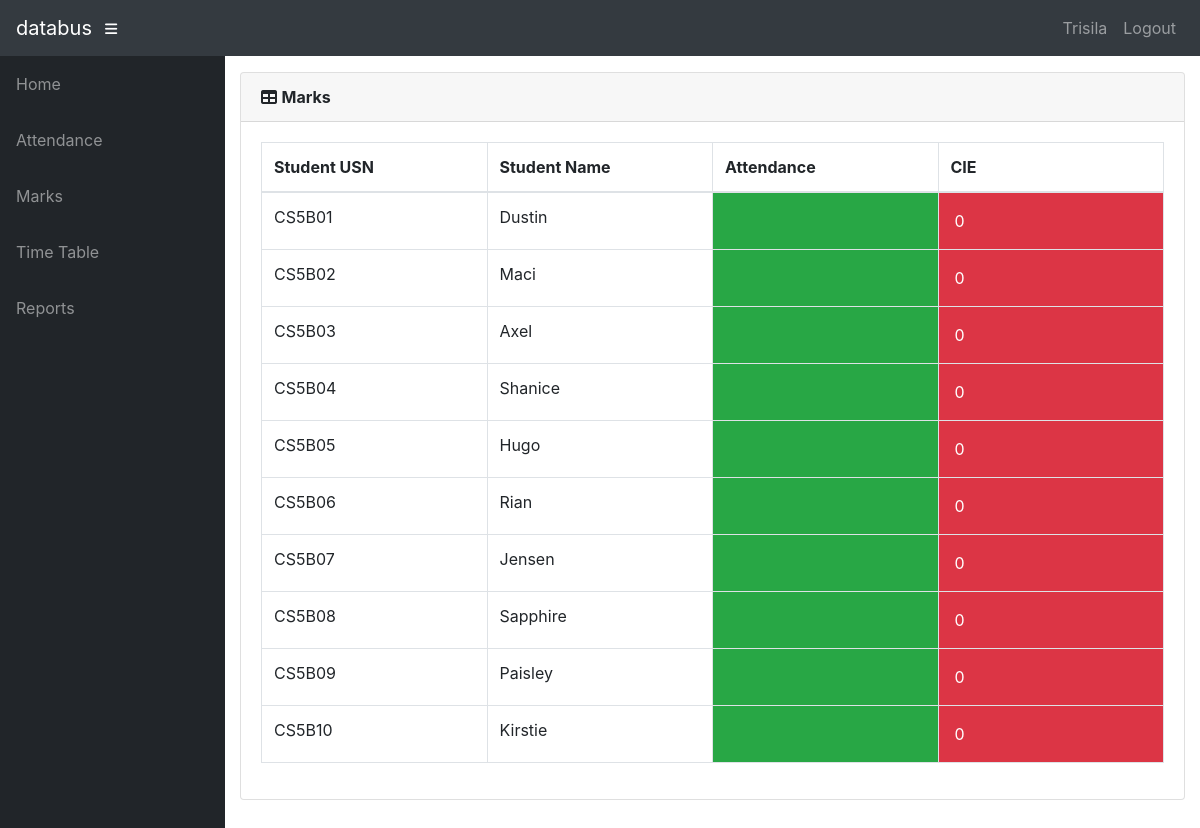
Before: /info/teacher/28/Report/ (signed in) with the older database file.
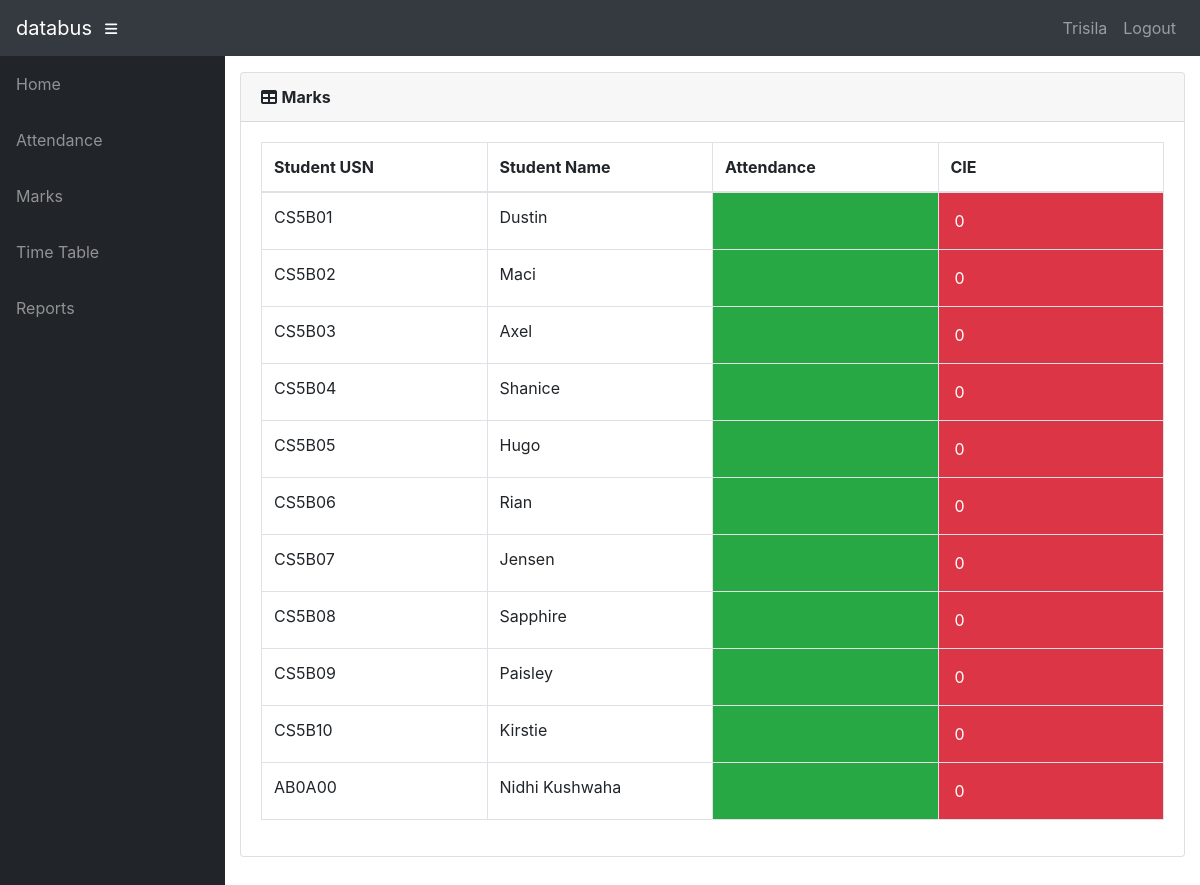
After: the same page with the newer database file.
### info/models.py (models this page shows, shortened)
class StudentCourse(models.Model):
    student = models.ForeignKey(Student, on_delete=models.CASCADE)
    course = models.ForeignKey(Course, on_delete=models.CASCADE)
    class Meta:
        unique_together = (('student', 'course'),)
        verbose_name_plural = 'Marks'
    def get_cie(self):
        marks_list = self.marks_set.all()
        m = []
        for mk in marks_list:
            m.append(mk.marks1)
        cie = math.ceil(sum(m[:5]) / 2)
        return cie
    def get_attendance(self):
        a = AttendanceTotal.objects.get(student=self.student, course=self.course)
        return a.attendance

class Student(models.Model):
    user = models.OneToOneField(User, on_delete=models.CASCADE, null=True)
    class_id = models.ForeignKey(Class, on_delete=models.CASCADE, default=1)
    USN = models.CharField(primary_key='True', max_length=100)
    name = models.CharField(max_length=200)
    sex = models.CharField(max_length=50, choices=sex_choice, default='Male')
    DOB = models.DateField(default='1998-01-01')

class Marks(models.Model):
    studentcourse = models.ForeignKey(StudentCourse, on_delete=models.CASCADE)
    name = models.CharField(max_length=50, choices=test_name, default='Internal test 1')
    marks1 = models.IntegerField(default=0, validators=[MinValueValidator(0), MaxValueValidator(100)])
    class Meta:
        unique_together = (('studentcourse', 'name'),)

### info/views.py (the view)
# urls.py: path('teacher/<int:assign_id>/Report/', views.t_report, name='t_report'),
@login_required()
def t_report(request, assign_id):
    ass = get_object_or_404(Assign, id=assign_id)
    sc_list = []
    for stud in ass.class_id.student_set.all():
        a = StudentCourse.objects.get(student=stud, course=ass.course)
        sc_list.append(a)
    return render(request, 'info/t_report.html', {'sc_list': sc_list})

### info/models.py (called while the page is built)
    @property
    def is_student(self):
        if hasattr(self, 'student'):
            return True
        return False

    @property
    def is_teacher(self):
        if hasattr(self, 'teacher'):
            return True
        return False

### info/templates/info/t_report.html
{% extends 'info/base.html' %}
    {% load static %}
    {% block content %}
                  <div class="card mb-3">
            <div class="card-header">
              <i class="fas fa-table"></i>
            <b>Marks</b></div>
            <div class="card-body">
              <div class="table-responsive">
                <table class="table table-bordered" id="dataTable" width="100%" cellspacing="0">
                  <thead>
                    <tr>
                        <th style="width: 25%">Student USN</th>
                        <th style="width: 25%">Student Name</th>
                        <th style="width: 25%">Attendance</th>
                        <th style="width: 25%">CIE</th>
                  </thead>
                  <tbody>
                    {% for sc in sc_list %}
                    <tr>
                        <td>{{ sc.student_id }}</td>
                        <td>{{ sc.student.name }}</td>
                        {% if sc.get_attendance < 75 %}
                            <td class="p-3 mb-2 bg-danger text-white">{{ sc.get_attendance }}</td>
                        {% else %}
                            <td class="p-3 mb-2 bg-success text-white">{{ sc.get_attendance }}</td>
                        {% endif %}
                        {% if sc.get_cie < 25 %}
                            <td class="p-3 mb-2 bg-danger text-white">{{ sc.get_cie }}</td>
                        {% else %}
                            <td class="p-3 mb-2 bg-success text-white">{{ sc.get_cie }}</td>
                        {% endif %}
                    </tr>
                    {% empty %}
                            <p>student has no courses</p>
                    {% endfor %}
                  </tbody>
                </table>
              </div>
            </div>
          </div>
    {% endblock %}

Changed rows visible on the page:
added StudentCourse: student_id "AB0A00", student.name "Nidhi Kushwaha", get_cie "0"
